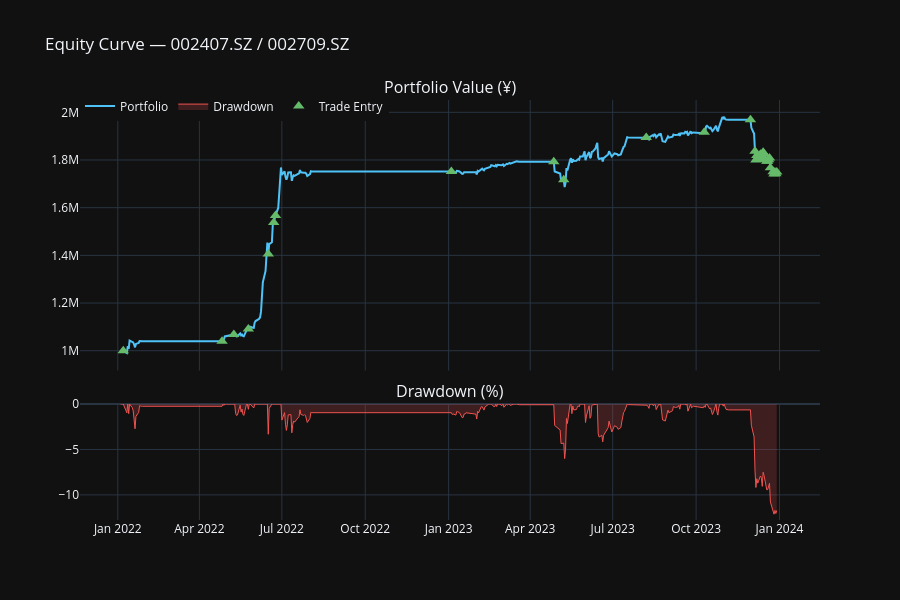

Write notebook code for a chart like this one.
### Markdown cell above
## Chart 1 — Equity Curve

### Code cell
eq = result.equity_curve

fig = make_subplots(
    rows=2, cols=1,
    shared_xaxes=True,
    row_heights=[0.7, 0.3],
    subplot_titles=["Portfolio Value (¥)", "Drawdown (%)"],
    vertical_spacing=0.08,
)

fig.add_trace(
    go.Scatter(x=eq.index, y=eq["portfolio_value"],
               name="Portfolio", line=dict(color="#4fc3f7", width=2)),
    row=1, col=1
)

# Drawdown
rolling_max = eq["portfolio_value"].cummax()
drawdown = (eq["portfolio_value"] - rolling_max) / rolling_max * 100
fig.add_trace(
    go.Scatter(x=eq.index, y=drawdown, name="Drawdown",
               fill="tozeroy", line=dict(color="#ef5350", width=1),
               fillcolor="rgba(239,83,80,0.2)"),
    row=2, col=1
)

# Mark trade entries
if not result.trade_log.empty:
    entries = result.trade_log[
        result.trade_log["action"].isin(["BUY", "SHORT_OPEN"]) &
        (result.trade_log["leg"] == "A")
    ].copy()
    entries["date"] = pd.to_datetime(entries["date"])
    entry_vals = eq["portfolio_value"].reindex(entries["date"], method="nearest")
    fig.add_trace(
        go.Scatter(
            x=entries["date"], y=entry_vals.values,
            mode="markers",
            marker=dict(symbol="triangle-up", size=10, color="#66bb6a"),
            name="Trade Entry"
        ),
        row=1, col=1
    )

fig.update_layout(
    height=600, template="plotly_dark",
    title=f"Equity Curve — {cfg.ts_code_a} / {cfg.ts_code_b}",
    legend=dict(orientation="h", y=1.02)
)
fig.show()

### Figure 1 — Plotly figure (JSON) as saved in the notebook; plotly's stock layout.template omitted (floating-point values rounded to 4 significant figures; data arrays with more than 128 entries replaced by an {"elided": "..."} marker saying what was removed)
{"data": [{"line": {"color": "#4fc3f7", "width": 2}, "name": "Portfolio", "type": "scatter", "x": {"elided": "484 str values"}, "xaxis": "x", "y": {"elided": "484 float values"}, "yaxis": "y"}, {"fill": "tozeroy", "fillcolor": "rgba(239,83,80,0.2)", "line": {"color": "#ef5350", "width": 1}, "name": "Drawdown", "type": "scatter", "x": {"elided": "484 str values"}, "xaxis": "x2", "y": {"elided": "484 float values"}, "yaxis": "y2"}, {"marker": {"color": "#66bb6a", "size": 10, "symbol": "triangle-up"}, "mode": "markers", "name": "Trade Entry", "type": "scatter", "x": ["2022-01-07T00:00:00.000000", "2022-04-26T00:00:00.000000", "2022-05-09T00:00:00.000000", "2022-05-25T00:00:00.000000", "2022-06-16T00:00:00.000000", "2022-06-22T00:00:00.000000", "2022-06-24T00:00:00.000000", "2023-01-04T00:00:00.000000", "2023-04-27T00:00:00.000000", "2023-05-08T00:00:00.000000", "2023-08-07T00:00:00.000000", "2023-10-10T00:00:00.000000", "2023-11-30T00:00:00.000000", "2023-12-05T00:00:00.000000", "2023-12-06T00:00:00.000000", "2023-12-07T00:00:00.000000", "2023-12-08T00:00:00.000000", "2023-12-11T00:00:00.000000", "2023-12-12T00:00:00.000000", "2023-12-13T00:00:00.000000", "2023-12-14T00:00:00.000000", "2023-12-15T00:00:00.000000", "2023-12-18T00:00:00.000000", "2023-12-19T00:00:00.000000", "2023-12-20T00:00:00.000000", "2023-12-21T00:00:00.000000", "2023-12-22T00:00:00.000000", "2023-12-25T00:00:00.000000", "2023-12-26T00:00:00.000000", "2023-12-27T00:00:00.000000", "2023-12-28T00:00:00.000000", "2023-12-29T00:00:00.000000"], "xaxis": "x", "y": [1000000.0, 1040000.0, 1068000.0, 1091000.0, 1406000.0, 1538000.0, 1568000.0, 1752000.0, 1793000.0, 1717000.0, 1894000.0, 1917000.0, 1969000.0, 1836000.0, 1800000.0, 1819000.0, 1809000.0, 1825000.0, 1821000.0, 1802000.0, 1833000.0, 1826000.0, 1794000.0, 1795000.0, 1801000.0, 1809000.0, 1768000.0, 1751000.0, 1741000.0, 1749000.0, 1743000.0, 1749000.0], "yaxis": "y"}], "layout": {"annotations": [{"font": {"size": 16}, "showarrow": false, "text": "Portfolio Value (¥)", "x": 0.5, "xanchor": "center", "xref": "paper", "y": 1, "yanchor": "bottom", "yref": "paper"}, {"font": {"size": 16}, "showarrow": false, "text": "Drawdown (%)", "x": 0.5, "xanchor": "center", "xref": "paper", "y": 0.276, "yanchor": "bottom", "yref": "paper"}], "height": 600, "legend": {"orientation": "h", "y": 1.02}, "title": {"text": "Equity Curve — 002407.SZ / 002709.SZ"}, "xaxis": {"anchor": "y", "domain": [0, 1], "matches": "x2", "showticklabels": false}, "xaxis2": {"anchor": "y2", "domain": [0, 1]}, "yaxis": {"anchor": "x", "domain": [0.356, 1]}, "yaxis2": {"anchor": "x2", "domain": [0, 0.276]}}}
